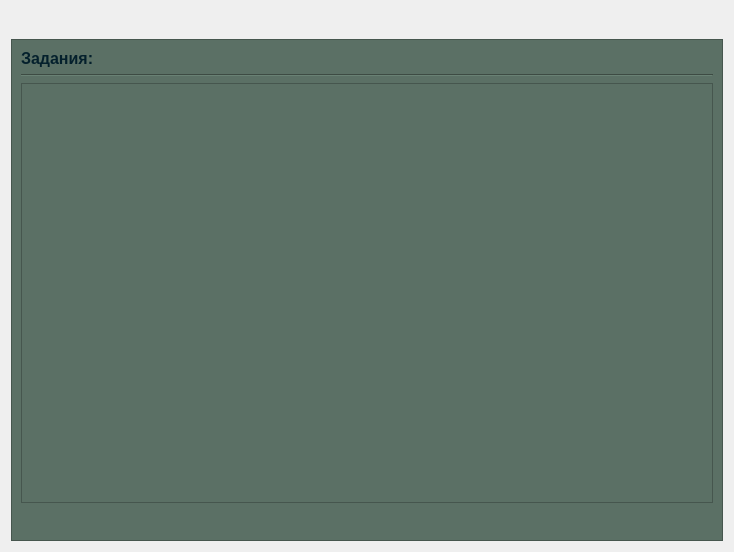
<?xml version="1.0" encoding="UTF-8"?>
<ui version="4.0">
 <class>TasksReadctionModul</class>
 <widget class="QWidget" name="TasksReadctionModul">
  <property name="geometry">
   <rect>
    <x>0</x>
    <y>0</y>
    <width>734</width>
    <height>552</height>
   </rect>
  </property>
  <property name="sizePolicy">
   <sizepolicy hsizetype="Expanding" vsizetype="Expanding">
    <horstretch>0</horstretch>
    <verstretch>0</verstretch>
   </sizepolicy>
  </property>
  <property name="windowTitle">
   <string>Form</string>
  </property>
  <layout class="QVBoxLayout" name="verticalLayout">
   <item>
    <layout class="QHBoxLayout" name="horizontalLayout">
     <item>
      <widget class="QPushButton" name="backButton">
       <property name="text">
        <string/>
       </property>
       <property name="icon">
        <iconset resource="../resources/ASSforOOP.qrc">
         <normaloff>:/images/Back.svg</normaloff>:/images/Back.svg</iconset>
       </property>
       <property name="iconSize">
        <size>
         <width>60</width>
         <height>60</height>
        </size>
       </property>
       <property name="flat">
        <bool>true</bool>
       </property>
      </widget>
     </item>
     <item>
      <spacer name="horizontalSpacer">
       <property name="orientation">
        <enum>Qt::Horizontal</enum>
       </property>
       <property name="sizeHint" stdset="0">
        <size>
         <width>40</width>
         <height>20</height>
        </size>
       </property>
      </spacer>
     </item>
    </layout>
   </item>
   <item>
    <widget class="QFrame" name="frame">
     <property name="sizePolicy">
      <sizepolicy hsizetype="Expanding" vsizetype="Expanding">
       <horstretch>0</horstretch>
       <verstretch>0</verstretch>
      </sizepolicy>
     </property>
     <property name="styleSheet">
      <string notr="true">border-color: rgb(48, 64, 64);
background-color: rgb(91, 112, 101);</string>
     </property>
     <property name="frameShape">
      <enum>QFrame::StyledPanel</enum>
     </property>
     <property name="frameShadow">
      <enum>QFrame::Raised</enum>
     </property>
     <layout class="QVBoxLayout" name="verticalLayout_2">
      <item>
       <widget class="QLabel" name="label">
        <property name="sizePolicy">
         <sizepolicy hsizetype="Preferred" vsizetype="Preferred">
          <horstretch>0</horstretch>
          <verstretch>0</verstretch>
         </sizepolicy>
        </property>
        <property name="font">
         <font>
          <pointsize>12</pointsize>
          <weight>75</weight>
          <bold>true</bold>
          <underline>false</underline>
         </font>
        </property>
        <property name="styleSheet">
         <string notr="true">color: rgb(4, 32, 44);</string>
        </property>
        <property name="text">
         <string>Задания:</string>
        </property>
        <property name="textFormat">
         <enum>Qt::AutoText</enum>
        </property>
        <property name="alignment">
         <set>Qt::AlignLeading|Qt::AlignLeft|Qt::AlignTop</set>
        </property>
        <property name="wordWrap">
         <bool>false</bool>
        </property>
        <property name="margin">
         <number>0</number>
        </property>
       </widget>
      </item>
      <item>
       <widget class="Line" name="line">
        <property name="orientation">
         <enum>Qt::Horizontal</enum>
        </property>
       </widget>
      </item>
      <item>
       <widget class="QScrollArea" name="scrollArea_2">
        <property name="sizePolicy">
         <sizepolicy hsizetype="Expanding" vsizetype="Expanding">
          <horstretch>0</horstretch>
          <verstretch>0</verstretch>
         </sizepolicy>
        </property>
        <property name="styleSheet">
         <string notr="true">border-color: rgb(48, 64, 64);
background-color: rgb(91, 112, 101);</string>
        </property>
        <property name="widgetResizable">
         <bool>true</bool>
        </property>
        <widget class="QWidget" name="scrollAreaWidgetContents_2">
         <property name="geometry">
          <rect>
           <x>0</x>
           <y>0</y>
           <width>702</width>
           <height>305</height>
          </rect>
         </property>
         <property name="sizePolicy">
          <sizepolicy hsizetype="Minimum" vsizetype="Expanding">
           <horstretch>0</horstretch>
           <verstretch>0</verstretch>
          </sizepolicy>
         </property>
         <property name="font">
          <font>
           <pointsize>9</pointsize>
          </font>
         </property>
         <property name="styleSheet">
          <string notr="true">border-color: rgb(48, 64, 64);</string>
         </property>
         <layout class="QVBoxLayout" name="contextLayout"/>
        </widget>
       </widget>
      </item>
      <item>
       <layout class="QHBoxLayout" name="horizontalLayout_3">
        <item>
         <spacer name="horizontalSpacer_2">
          <property name="orientation">
           <enum>Qt::Horizontal</enum>
          </property>
          <property name="sizeHint" stdset="0">
           <size>
            <width>40</width>
            <height>20</height>
           </size>
          </property>
         </spacer>
        </item>
        <item>
         <widget class="QPushButton" name="addTask">
          <property name="sizePolicy">
           <sizepolicy hsizetype="Fixed" vsizetype="Fixed">
            <horstretch>0</horstretch>
            <verstretch>0</verstretch>
           </sizepolicy>
          </property>
          <property name="styleSheet">
           <string notr="true"/>
          </property>
          <property name="text">
           <string/>
          </property>
          <property name="icon">
           <iconset resource="../resources/ASSforOOP.qrc">
            <normaloff>:/images/AddTheme.svg</normaloff>:/images/AddTheme.svg</iconset>
          </property>
          <property name="iconSize">
           <size>
            <width>60</width>
            <height>60</height>
           </size>
          </property>
          <property name="flat">
           <bool>true</bool>
          </property>
         </widget>
        </item>
       </layout>
      </item>
     </layout>
    </widget>
   </item>
  </layout>
 </widget>
 <resources>
  <include location="../resources/ASSforOOP.qrc"/>
 </resources>
 <connections/>
</ui>
